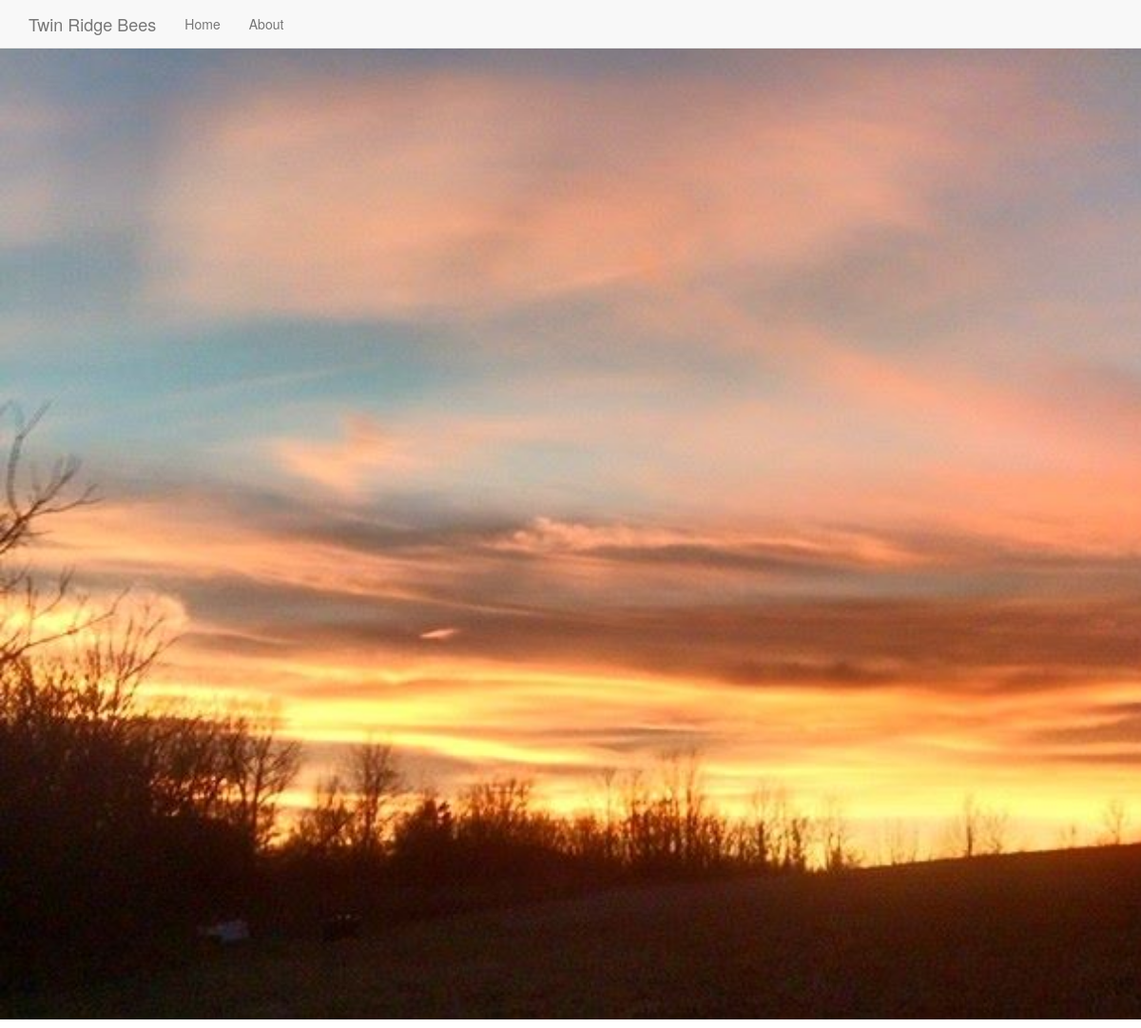
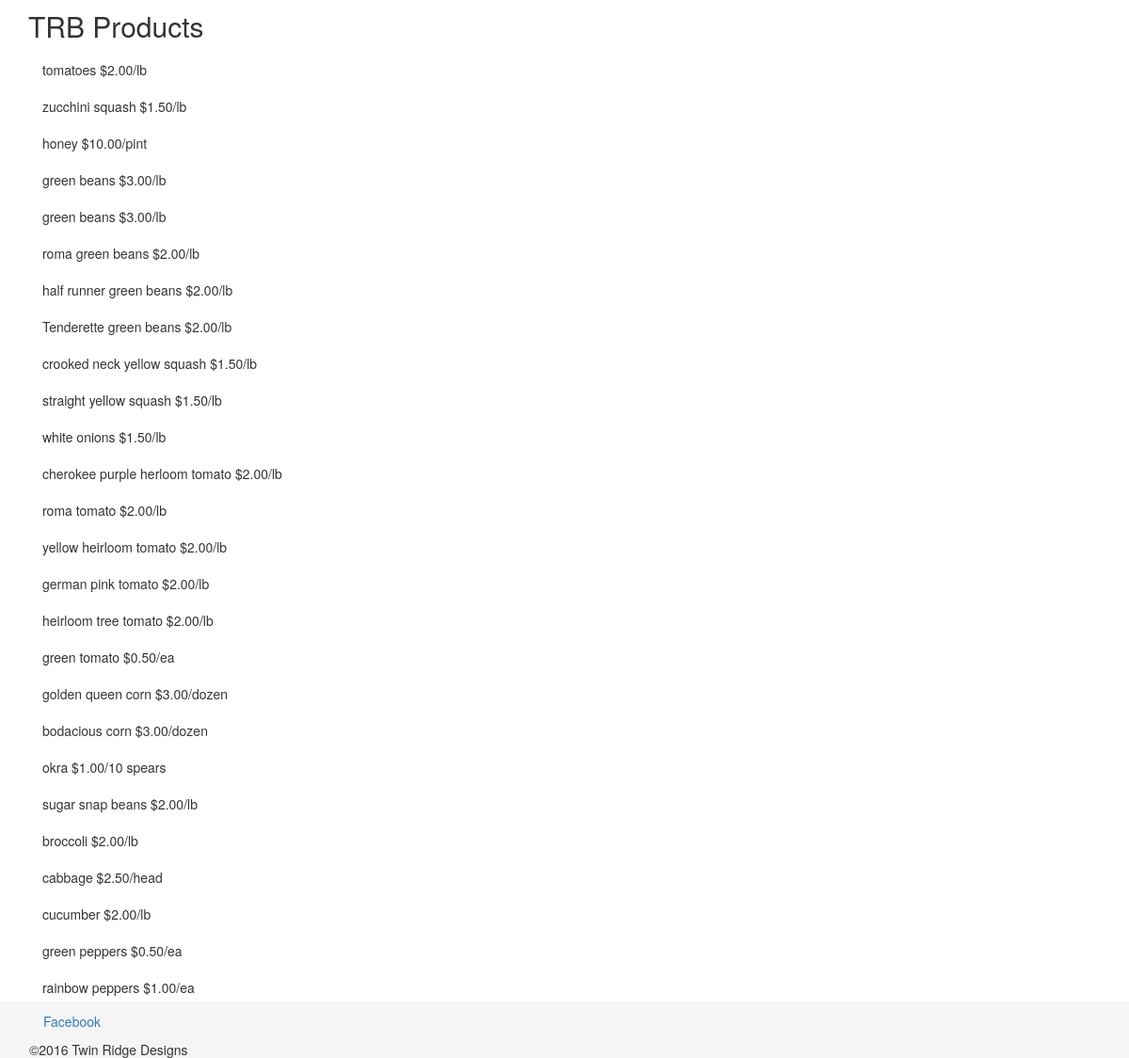
/products.php, run on the app's committed database (2 pictures, top to bottom).
### tables this page shows
CREATE TABLE `Products` (
  `id` int(11) NOT NULL,
  `name` varchar(50) NOT NULL,
  `unit` varchar(11) NOT NULL,
  `price` decimal(10,2) NOT NULL
);

### inc/functions.php (the view, shortened to what this page needs)
<?php
function get_catalog_count($category = null,$search = null) {
    $category = strtolower($category);
    include("connection.php");
    try {
        $sql = "SELECT COUNT(id) FROM Products";
        if (!empty($search)) {
          $result = $db->prepare(
            $sql
            . " WHERE name LIKE ?"
          );
          $result->bindValue(1,'%'.$search.'%',PDO::PARAM_STR);
        } else if (!empty($category)) {
          $result = $db->prepare(
            $sql
            . " WHERE LOWER(name) = ?"
          );
          $result->bindParam(1,$category,PDO::PARAM_STR);
        } else {
          $result = $db->prepare($sql);
        }
        $result->execute();
    } catch (Exception $e) {
      echo "bad query";
    }
  $count = $result->fetchColumn(0);
  return $count;
}
function all_products_array() {
	include("connection.php");
		try {
		$results = $db->query("SELECT name, price, unit FROM Products;");
	} catch (Exception $e) {
		echo "Data could not be retrieved from the database.";
		exit;
	}
	$products = $results->fetchAll();
	return $products;
}
function get_item_html($item) {
    $output = "<li class='list-group-item'>"
        . $item["name"] . " $"
        . $item["price"] . "/"
        . $item["unit"] . "</li>";
    return $output;
}

### products.php (shortened to what this page needs)
<?php
include ("inc/functions.php");
$products = all_products_array();
$pageTitle = "TRB Products";
$section = null;
$search = null;
$items_per_page = 8;
$total_items = get_catalog_count($section,$search);
$offset = 0;
if (!empty($search)) {
  $product = search_catalog_array($search,$items_per_page,$offset);
} else if (empty($section)) {
  $product = all_products_array($items_per_page,$offset);
} else {
  $product = category_catalog_array($section,$items_per_page,$offset);
}
include ("inc/header.php");
?>
<div class="section catalog page">
	<div class="container">
		<h2><?php
        if ($search != null) {
          echo "Search Results for \"".htmlspecialchars($search)."\"";
        } else {
          echo $pageTitle;
        }
        ?></h2>
        <?php
        if ($total_items < 1) {
          echo "<p>Sorry but we don't currently offer ($search)</p>";
          echo "<p>Search Again or "
            . "<a href=\"products.php\">Browse All Products</a></p>";
        } else {
          echo $pagination; ?>
        <ul class="items list-group">
            <?php
            foreach ($product as $item) {
                echo get_item_html($item);
            }
            ?>
        </ul>
		<?php echo $pagination;
        } ?>
	</div>
</div>
<?php include("inc/footer.php"); ?>

### CSS/main.css (style rules this page uses)
html { position: relative; min-height: 100%; }
body { margin-bottom: 60px; }
.list-group-item { border: none; }

### data on the page
products: name "tomatoes", price "2.00", unit "lb"
products: name "zucchini squash", price "1.50", unit "lb"
products: name "honey", price "10.00", unit "pint"
products: name "green beans", price "3.00", unit "lb"
products: name "green beans", price "3.00", unit "lb"
products: name "roma green beans", price "2.00", unit "lb"
products: name "half runner green beans", price "2.00", unit "lb"
products: name "Tenderette green beans", price "2.00", unit "lb"
products: name "crooked neck yellow squash", price "1.50", unit "lb"
products: name "straight yellow squash", price "1.50", unit "lb"
products: name "white onions", price "1.50", unit "lb"
products: name "cherokee purple herloom tomato", price "2.00", unit "lb"
products: name "roma tomato", price "2.00", unit "lb"
products: name "yellow heirloom tomato", price "2.00", unit "lb"
products: name "german pink tomato", price "2.00", unit "lb"
products: name "heirloom tree tomato", price "2.00", unit "lb"
products: name "green tomato", price "0.50", unit "ea"
products: name "golden queen corn", price "3.00", unit "dozen"
products: name "bodacious corn", price "3.00", unit "dozen"
products: name "okra", price "1.00", unit "10 spears"
products: name "sugar snap beans", price "2.00", unit "lb"
products: name "broccoli", price "2.00", unit "lb"
products: name "cabbage", price "2.50", unit "head"
products: name "cucumber", price "2.00", unit "lb"
products: name "green peppers", price "0.50", unit "ea"
products: name "rainbow peppers", price "1.00", unit "ea"

### other printed values
$pageTitle "TRB Products"
